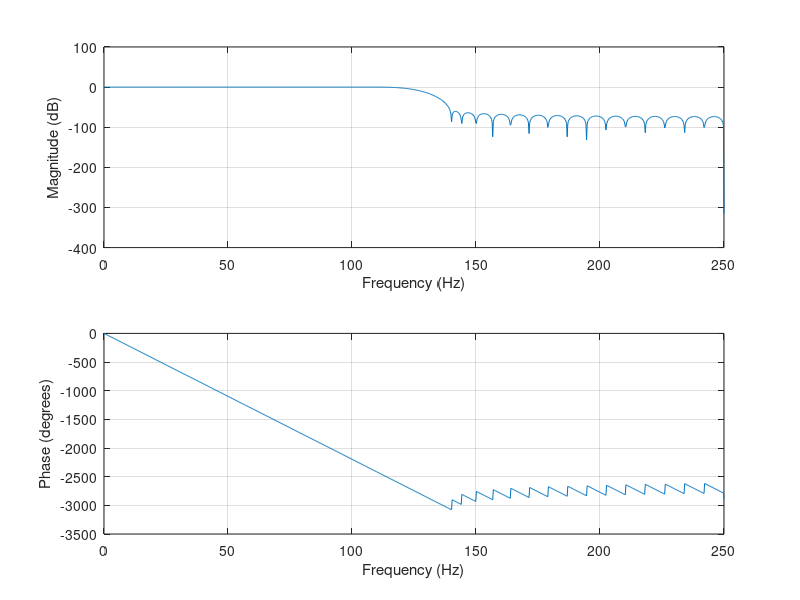

Write the MATLAB code that produced this figure. (Note: this script raises an error after producing the figure.)
function Hd = Kaiser_low_pass_application

Fs = 500;  % Sampling Frequency

N    = 61;       % Order
Fc   = 125;      % Cutoff Frequency
flag = 'scale';  % Sampling Flag
Beta = 5.6533;   % Window Parameter

% Create the window vector for the design algorithm.
win = kaiser(N+1, Beta);

% Calculate the coefficients using the FIR1 function.
b  = fir1(N, Fc/(Fs/2), 'low', win, flag);


freqz(b,1,1024,500);

Hd = dfilt.dffir(b);
% [EOF]


